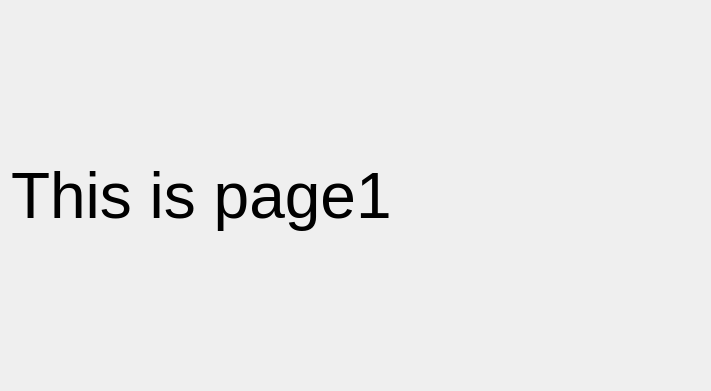
<?xml version="1.0" encoding="UTF-8"?>
<ui version="4.0">
 <class>Form</class>
 <widget class="QWidget" name="Form">
  <property name="geometry">
   <rect>
    <x>0</x>
    <y>0</y>
    <width>711</width>
    <height>391</height>
   </rect>
  </property>
  <property name="windowTitle">
   <string>Form</string>
  </property>
  <layout class="QGridLayout" name="gridLayout">
   <item row="0" column="0">
    <widget class="QLabel" name="label">
     <property name="font">
      <font>
       <pointsize>48</pointsize>
      </font>
     </property>
     <property name="text">
      <string>This is page1</string>
     </property>
    </widget>
   </item>
  </layout>
 </widget>
 <resources/>
 <connections/>
</ui>
